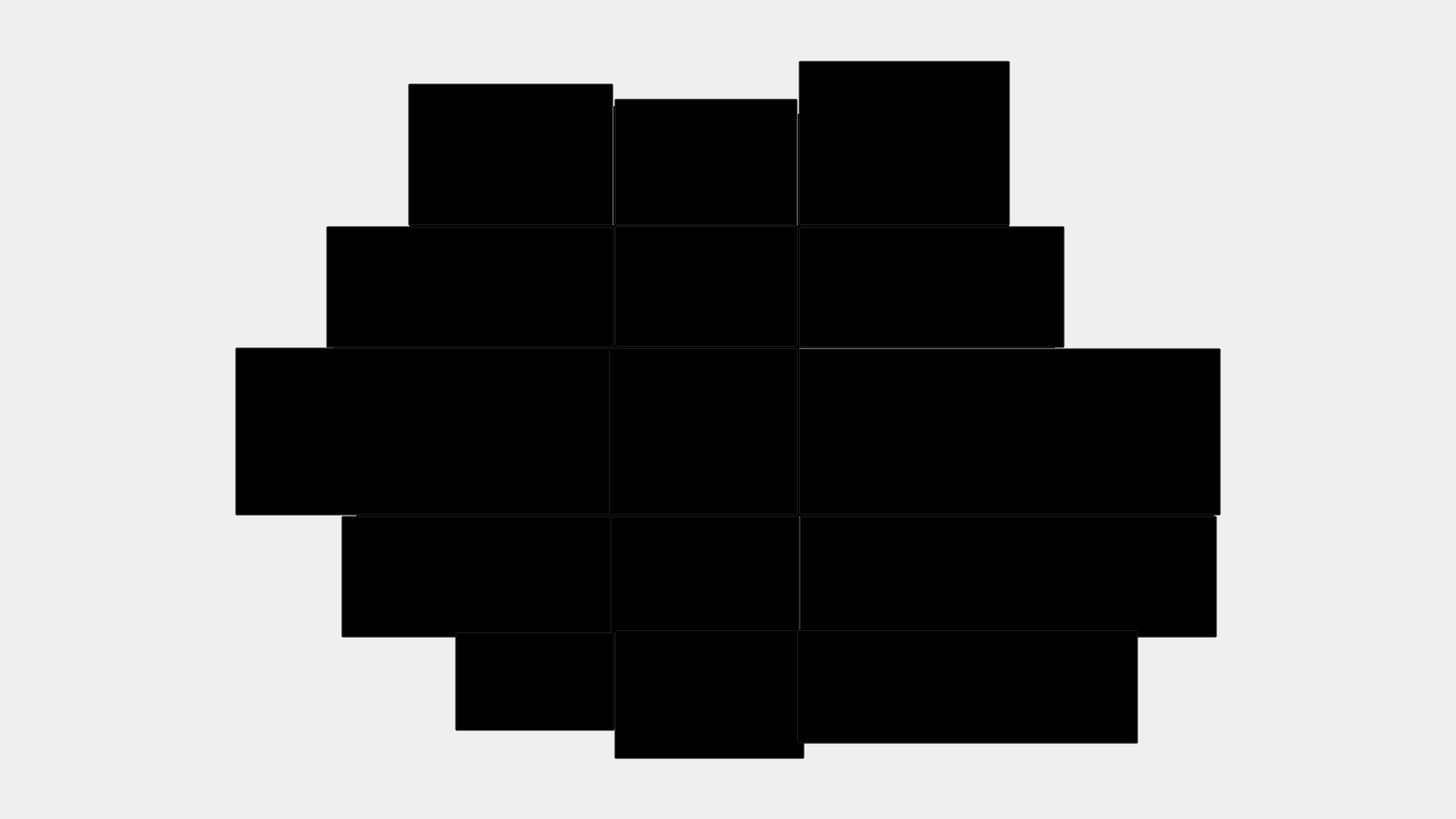
<?xml version="1.0" encoding="UTF-8"?>
<ui version="4.0">
 <class>MapForThreePlayersClass</class>
 <widget class="QMainWindow" name="MapForThreePlayersClass">
  <property name="geometry">
   <rect>
    <x>0</x>
    <y>0</y>
    <width>1920</width>
    <height>1080</height>
   </rect>
  </property>
  <property name="minimumSize">
   <size>
    <width>1920</width>
    <height>1080</height>
   </size>
  </property>
  <property name="windowTitle">
   <string>MapForThreePlayers</string>
  </property>
  <widget class="QWidget" name="centralWidget">
   <widget class="QLabel" name="label">
    <property name="geometry">
     <rect>
      <x>0</x>
      <y>0</y>
      <width>1920</width>
      <height>1080</height>
     </rect>
    </property>
    <property name="minimumSize">
     <size>
      <width>1920</width>
      <height>1080</height>
     </size>
    </property>
    <property name="maximumSize">
     <size>
      <width>1920</width>
      <height>1080</height>
     </size>
    </property>
    <property name="text">
     <string/>
    </property>
    <property name="pixmap">
     <pixmap>Ro.png</pixmap>
    </property>
    <property name="alignment">
     <set>Qt::AlignCenter</set>
    </property>
   </widget>
   <widget class="Line" name="line">
    <property name="geometry">
     <rect>
      <x>540</x>
      <y>290</y>
      <width>791</width>
      <height>16</height>
     </rect>
    </property>
    <property name="styleSheet">
     <string notr="true">background:transparent</string>
    </property>
    <property name="frameShadow">
     <enum>QFrame::Plain</enum>
    </property>
    <property name="lineWidth">
     <number>2</number>
    </property>
    <property name="midLineWidth">
     <number>10</number>
    </property>
    <property name="orientation">
     <enum>Qt::Horizontal</enum>
    </property>
   </widget>
   <widget class="Line" name="line_2">
    <property name="geometry">
     <rect>
      <x>440</x>
      <y>450</y>
      <width>951</width>
      <height>16</height>
     </rect>
    </property>
    <property name="styleSheet">
     <string notr="true">background:transparent
</string>
    </property>
    <property name="frameShadow">
     <enum>QFrame::Plain</enum>
    </property>
    <property name="lineWidth">
     <number>2</number>
    </property>
    <property name="midLineWidth">
     <number>10</number>
    </property>
    <property name="orientation">
     <enum>Qt::Horizontal</enum>
    </property>
   </widget>
   <widget class="Line" name="line_3">
    <property name="geometry">
     <rect>
      <x>470</x>
      <y>670</y>
      <width>1131</width>
      <height>20</height>
     </rect>
    </property>
    <property name="styleSheet">
     <string notr="true">background:transparent</string>
    </property>
    <property name="frameShadow">
     <enum>QFrame::Plain</enum>
    </property>
    <property name="lineWidth">
     <number>2</number>
    </property>
    <property name="midLineWidth">
     <number>10</number>
    </property>
    <property name="orientation">
     <enum>Qt::Horizontal</enum>
    </property>
   </widget>
   <widget class="Line" name="line_4">
    <property name="geometry">
     <rect>
      <x>610</x>
      <y>830</y>
      <width>851</width>
      <height>16</height>
     </rect>
    </property>
    <property name="styleSheet">
     <string notr="true">background:transparent</string>
    </property>
    <property name="frameShadow">
     <enum>QFrame::Plain</enum>
    </property>
    <property name="lineWidth">
     <number>2</number>
    </property>
    <property name="midLineWidth">
     <number>10</number>
    </property>
    <property name="orientation">
     <enum>Qt::Horizontal</enum>
    </property>
   </widget>
   <widget class="Line" name="line_5">
    <property name="geometry">
     <rect>
      <x>800</x>
      <y>140</y>
      <width>20</width>
      <height>821</height>
     </rect>
    </property>
    <property name="styleSheet">
     <string notr="true">background:transparent</string>
    </property>
    <property name="frameShadow">
     <enum>QFrame::Plain</enum>
    </property>
    <property name="lineWidth">
     <number>2</number>
    </property>
    <property name="midLineWidth">
     <number>10</number>
    </property>
    <property name="orientation">
     <enum>Qt::Vertical</enum>
    </property>
   </widget>
   <widget class="Line" name="line_6">
    <property name="geometry">
     <rect>
      <x>1043</x>
      <y>150</y>
      <width>20</width>
      <height>821</height>
     </rect>
    </property>
    <property name="styleSheet">
     <string notr="true">background:transparent</string>
    </property>
    <property name="frameShadow">
     <enum>QFrame::Plain</enum>
    </property>
    <property name="lineWidth">
     <number>2</number>
    </property>
    <property name="midLineWidth">
     <number>10</number>
    </property>
    <property name="orientation">
     <enum>Qt::Vertical</enum>
    </property>
   </widget>
   <widget class="QPushButton" name="pushButton">
    <property name="geometry">
     <rect>
      <x>538</x>
      <y>110</y>
      <width>271</width>
      <height>188</height>
     </rect>
    </property>
    <property name="styleSheet">
     <string notr="true">background:transparent</string>
    </property>
    <property name="text">
     <string>zona1</string>
    </property>
   </widget>
   <widget class="QPushButton" name="pushButton_2">
    <property name="geometry">
     <rect>
      <x>810</x>
      <y>130</y>
      <width>242</width>
      <height>168</height>
     </rect>
    </property>
    <property name="styleSheet">
     <string notr="true">background:transparent</string>
    </property>
    <property name="text">
     <string>zona2</string>
    </property>
   </widget>
   <widget class="QPushButton" name="pushButton_3">
    <property name="geometry">
     <rect>
      <x>1053</x>
      <y>80</y>
      <width>279</width>
      <height>218</height>
     </rect>
    </property>
    <property name="styleSheet">
     <string notr="true">background:transparent</string>
    </property>
    <property name="text">
     <string>zona3</string>
    </property>
   </widget>
   <widget class="QPushButton" name="pushButton_4">
    <property name="geometry">
     <rect>
      <x>430</x>
      <y>298</y>
      <width>381</width>
      <height>161</height>
     </rect>
    </property>
    <property name="styleSheet">
     <string notr="true">background:transparent</string>
    </property>
    <property name="text">
     <string>zona4</string>
    </property>
   </widget>
   <widget class="QPushButton" name="pushButton_5">
    <property name="geometry">
     <rect>
      <x>810</x>
      <y>297</y>
      <width>243</width>
      <height>161</height>
     </rect>
    </property>
    <property name="styleSheet">
     <string notr="true">background:transparent</string>
    </property>
    <property name="text">
     <string>zona5</string>
    </property>
   </widget>
   <widget class="QPushButton" name="pushButton_6">
    <property name="geometry">
     <rect>
      <x>1053</x>
      <y>298</y>
      <width>351</width>
      <height>161</height>
     </rect>
    </property>
    <property name="styleSheet">
     <string notr="true">background:transparent</string>
    </property>
    <property name="text">
     <string>zona6</string>
    </property>
   </widget>
   <widget class="QPushButton" name="pushButton_7">
    <property name="geometry">
     <rect>
      <x>310</x>
      <y>458</y>
      <width>500</width>
      <height>222</height>
     </rect>
    </property>
    <property name="styleSheet">
     <string notr="true">background:transparent</string>
    </property>
    <property name="text">
     <string>zona7</string>
    </property>
   </widget>
   <widget class="QPushButton" name="pushButton_8">
    <property name="geometry">
     <rect>
      <x>802</x>
      <y>458</y>
      <width>251</width>
      <height>222</height>
     </rect>
    </property>
    <property name="minimumSize">
     <size>
      <width>251</width>
      <height>0</height>
     </size>
    </property>
    <property name="styleSheet">
     <string notr="true">background:transparent
</string>
    </property>
    <property name="text">
     <string>zona8</string>
    </property>
   </widget>
   <widget class="QPushButton" name="pushButton_9">
    <property name="geometry">
     <rect>
      <x>1053</x>
      <y>459</y>
      <width>557</width>
      <height>221</height>
     </rect>
    </property>
    <property name="styleSheet">
     <string notr="true">background:transparent</string>
    </property>
    <property name="text">
     <string>zona9</string>
    </property>
   </widget>
   <widget class="QPushButton" name="pushButton_10">
    <property name="geometry">
     <rect>
      <x>450</x>
      <y>680</y>
      <width>361</width>
      <height>161</height>
     </rect>
    </property>
    <property name="styleSheet">
     <string notr="true">background:transparent</string>
    </property>
    <property name="text">
     <string>zona10</string>
    </property>
   </widget>
   <widget class="QPushButton" name="pushButton_11">
    <property name="geometry">
     <rect>
      <x>804</x>
      <y>680</y>
      <width>251</width>
      <height>161</height>
     </rect>
    </property>
    <property name="styleSheet">
     <string notr="true">background:transparent</string>
    </property>
    <property name="text">
     <string>zona11</string>
    </property>
   </widget>
   <widget class="QPushButton" name="pushButton_12">
    <property name="geometry">
     <rect>
      <x>1054</x>
      <y>680</y>
      <width>551</width>
      <height>161</height>
     </rect>
    </property>
    <property name="styleSheet">
     <string notr="true">background:transparent</string>
    </property>
    <property name="text">
     <string>zona12</string>
    </property>
   </widget>
   <widget class="QPushButton" name="pushButton_13">
    <property name="geometry">
     <rect>
      <x>600</x>
      <y>833</y>
      <width>211</width>
      <height>131</height>
     </rect>
    </property>
    <property name="styleSheet">
     <string notr="true">background:transparent</string>
    </property>
    <property name="text">
     <string>zona13</string>
    </property>
   </widget>
   <widget class="QPushButton" name="pushButton_14">
    <property name="geometry">
     <rect>
      <x>810</x>
      <y>830</y>
      <width>251</width>
      <height>171</height>
     </rect>
    </property>
    <property name="styleSheet">
     <string notr="true">background:transparent</string>
    </property>
    <property name="text">
     <string>zona14</string>
    </property>
   </widget>
   <widget class="QPushButton" name="pushButton_15">
    <property name="geometry">
     <rect>
      <x>1050</x>
      <y>830</y>
      <width>451</width>
      <height>151</height>
     </rect>
    </property>
    <property name="styleSheet">
     <string notr="true">background:transparent</string>
    </property>
    <property name="text">
     <string>zona15</string>
    </property>
   </widget>
  </widget>
 </widget>
 <layoutdefault spacing="6" margin="11"/>
 <resources/>
 <connections/>
</ui>
